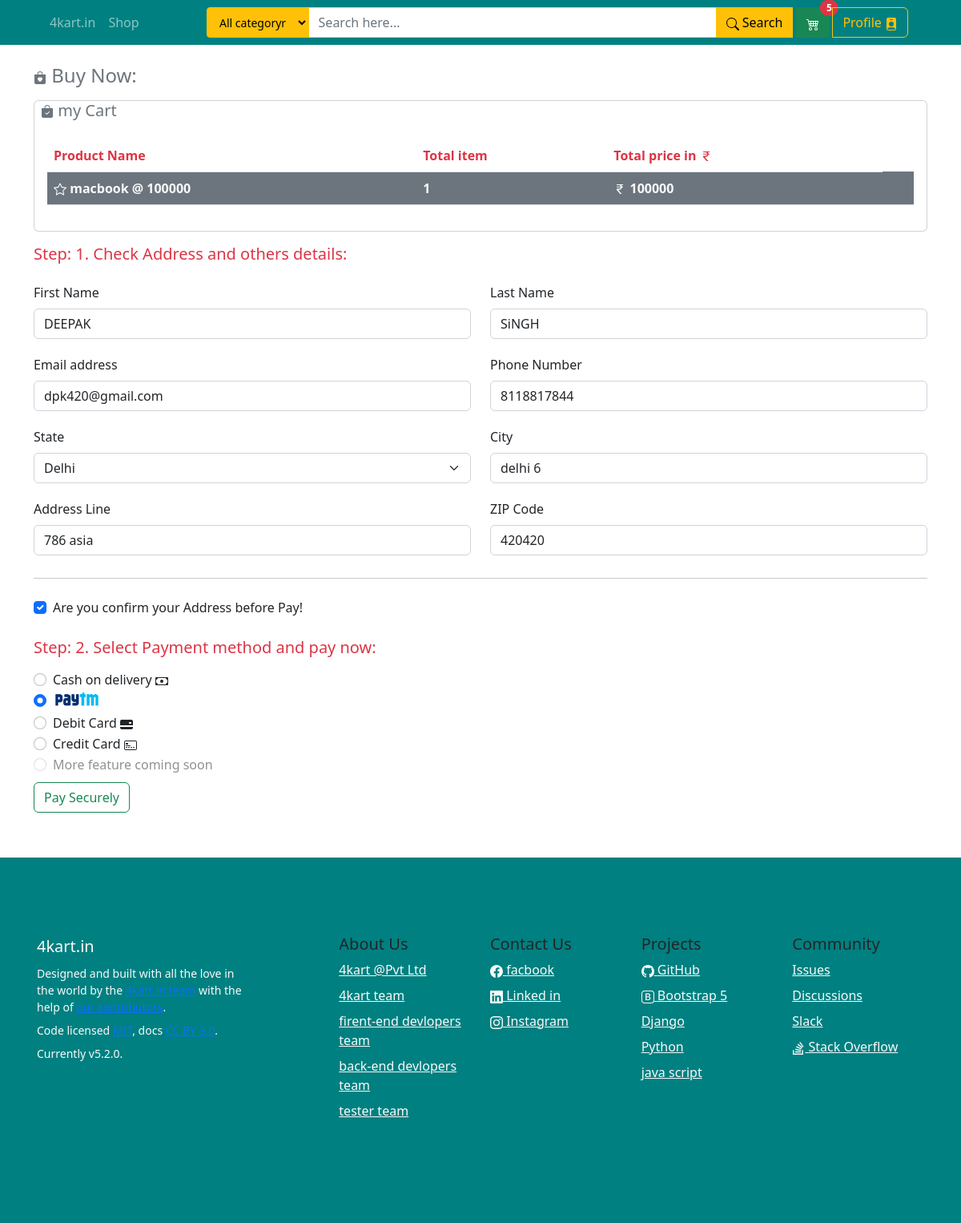
The page /checkbuy2/3 (signed in) on the database as committed earlier.
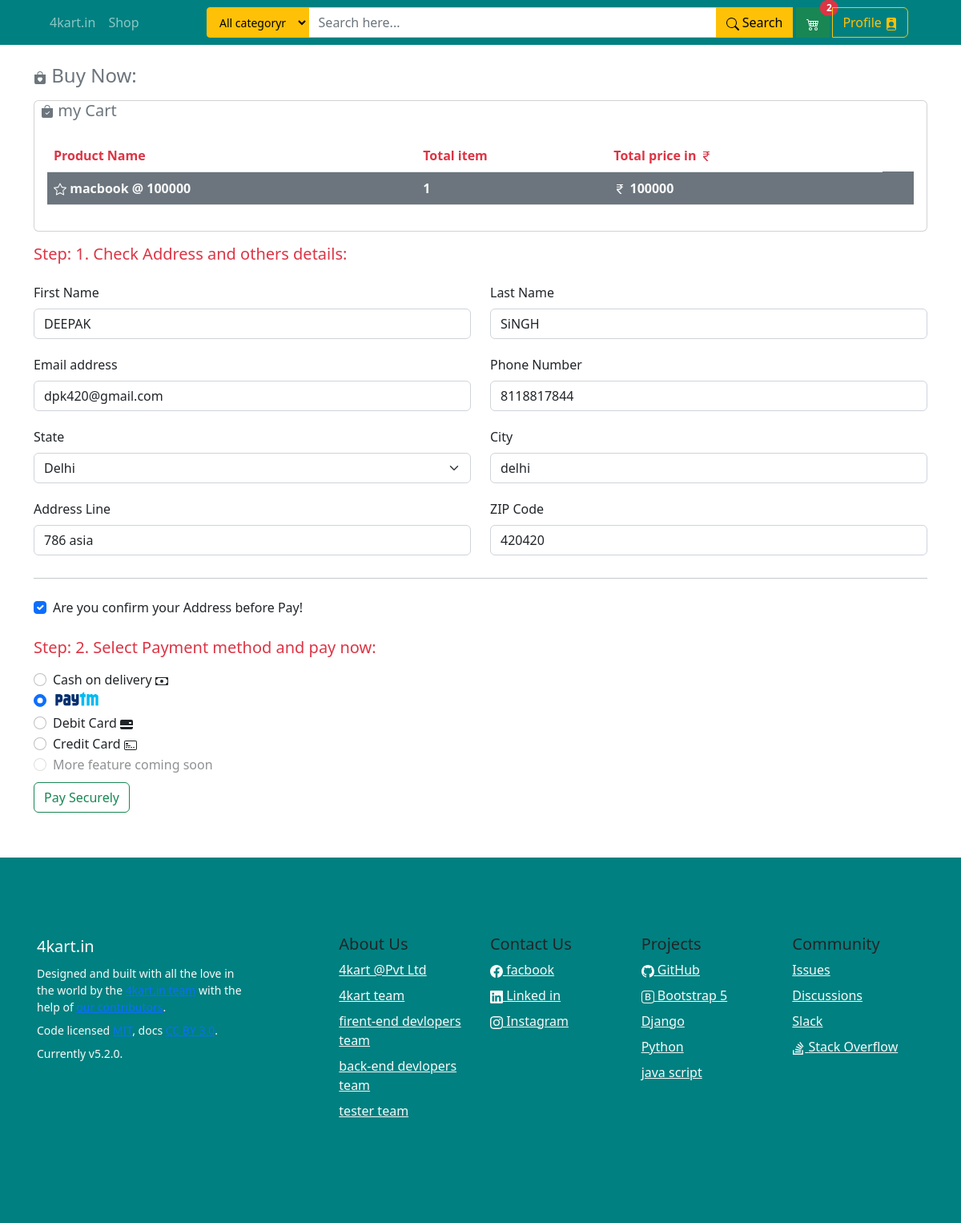
The same page on the database as committed later.
### HomeApp/models.py (models this page shows, shortened)
class userAddress(models.Model):
    user = models.ForeignKey(User, on_delete=models.CASCADE,related_name='userAddress')
    state = models.CharField(max_length=50)
    phone = models.IntegerField(default=0)
    city = models.CharField(max_length=50)
    address = models.CharField(max_length=100)
    zip = models.IntegerField(default=0)
    def cart_count(self):
        return cartItems.objects.filter(cart__is_paid =False, cart__user =self.user).count()

### HomeApp/views.py (the view)
# urls.py: path('checkbuy2/<int>',views.checkbuy2,name='checkbuy2'),
def checkbuy2(request,int):
    allcart = product.objects.filter(product_id = int)
    totalprice = 0
    for item in allcart:
        totalprice =totalprice + item.price
    userdata = userAddress.objects.filter(user=request.user).first()
    perticular = allcart.first()
    itemcart = perticular.product_name
    context={'allcart':allcart,'totalprice':totalprice,'u':userdata, 'cart':itemcart}
    return render(request,'buynow2.html',context)

### templates/buynow2.html (shortened to what this page needs)
{% extends 'buynow.html' %}
{% block cart %}
<div class="card my-3 text-secondary">
    <h5 class="cart mx-2"> my Cart</h5>
    <div class="card-body">
        <table class="table">
            <thead>
              <tr class="text-danger">
                  <th scope="col">Product Name</th>
                  <th scope="col">Total item</th>
                <th scope="col">Total price in
                </th>
              </tr>
            </thead>
            <tbody>
                <tr class="bg-secondary">
                    <td>
                        {% for cart in allcart %}
                        <b class="text-light"> {{cart.product_name}} @ {{cart.price}}</b><br>
                        {% endfor %}
                    </td>
                    <th scope="row"><b class="text-light">{{allcart.count}}</b></th>
                    <td>
                        <b class="text-light"> {{totalprice}}
                        </b>
                    </td>
                    <td></td>
                </tr>
            </tbody>
          </table>
    </div>
    </div>
{% endblock cart %}

### templates/buynow.html (shortened to what the changed rows need)
{% extends 'base.html' %}
{% load static %}
{% block count %}{{u.cart_count}}{% endblock count %}
{% block body %}
<div class="container my-4">
    {% block cart %}{% endblock cart %}
        <form action="/myorder" method="post">
          <div class="row my-4">
            <div class="col-sm-6">
                <div class="mb-3 pb-1">
                    <label class="form-label px-0" for="account-username">Phone Number</label>
                    <input class="form-control" type="number" id="account-username" value="{{u.phone}}" name="phone" placeholder="Enter phone number" required>
                </div>
            </div>
            <div class="col-sm-6">
                <div class="mb-3 pb-1">
                    <label class="form-label px-0" for="account-country">State</label>
                    <select class="form-select" name="state" required>
                        <option value="{{u.state}}" selected="">{{u.state}}</option>
                    </select>
                </div>
            </div>
            <div class="col-sm-6">
                <div class="mb-3 pb-1">
                    <label class="form-label px-0" for="account-city">City</label>
                    <input class="form-control" type="text" id="account-city" value="{{u.city}}" name="city" placeholder="Enter city" required>
                </div>
            </div>
            <div class="col-sm-6">
                <div class="mb-3 pb-1">
                    <label class="form-label px-0" for="account-address">Address Line</label>
                    <input class="form-control" type="text" id="account-address" value="{{u.address}}" name="address" placeholder="Enter address" required>
                </div>
            </div>
            <div class="col-sm-6">
                <div class="mb-3 pb-1">
                    <label class="form-label px-0" for="account-zip">ZIP Code</label>
                    <input class="form-control" type="text" id="account-zip" value="{{u.zip}}" name="zip" placeholder="Enter zip code" required>
                </div>
            </div>
        </div>
    </form>
</div>
{% endblock body %}

Rows that differ between the two databases and show on the page:
changed userAddress "Delhi": cart_count "5" → "2"; city "delhi 6" → "delhi"
